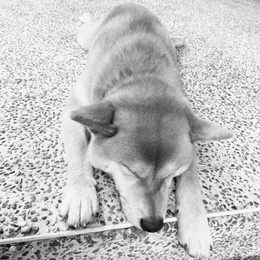
%> input picture project1/dog/dog_gray.jpg, 260 x 260 px, shrunk from 1280 x 1280 before the run
$ octave --eval "dog;"   (GNU Octave 9; MATLAB toolbox functions it lacks are replaced by stand-ins)
%> lines starting %> are read from the running program, lines starting %| are printed output that depends on the picture
### project1/hist_equa.m
function n = hist_equa(f)
s = size(f);
h = zeros(1,256);
for i=1:s(1)
    for j=1:s(2)
        h(f(i,j) + 1) = h(f(i,j) + 1) + 1;
    end
end

for i=1:256
    h(i) = h(i)/(s(1)*s(2));
end


for i=2:256
    h(i) = h(i-1) + h(i);
end

n=f;
for i=1:s(1)
    for j=1:s(2)
        n(i,j) = round(h(f(i,j)+1)*255);
    end
end

### project1/dog.m
function dog()
% 目的: 降低dog_gary.jpg圖片的亮度
f = imread('dog_gray.jpg');
%> f is the input picture: size 260x260 uint8; min 0, max 255, mean 191
s = size(f);
%> s = [260 260]
f2 = f; f3 = f; f4 = f; f5 = f;

% 用power law方法加強亮度
for i=1:s(1)
    for j=1:s(2)
        f2(i,j) = power_law_trans(f(i, j), 0.70);
        f3(i,j) = power_law_trans(f(i, j), 0.75);
        f4(i,j) = power_law_trans(f(i, j), 0.80);
        f5(i,j) = power_law_trans(f(i, j), 0.85);
    end
end
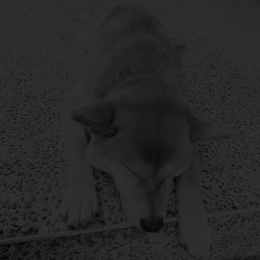
%> f2: size 260x260 uint8; min 0, max 48, mean 39.2
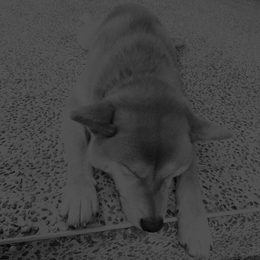
%> f4: size 260x260 uint8; min 0, max 84, mean 66.4
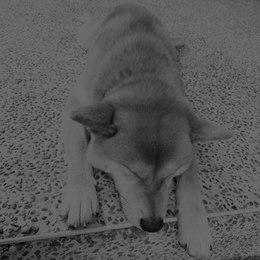
%> f5: size 260x260 uint8; min 0, max 111, mean 86.5

imwrite(f2, 'dog_adjust0.70.jpg');
imwrite(f3, 'dog_adjust0.75.jpg');
imwrite(f4, 'dog_adjust0.80.jpg');
imwrite(f5, 'dog_adjust0.85.jpg');

% 用histogran equalization調整亮度
f = hist_equa(f);
%> after the loop in hist_equa, `for i=1:s(1)`: h = 256 values, max 1052 at index 235, min 0 at index 2, mean 264.1
%> after the loop in hist_equa, `for i=1:256`: h = 256 values, max 0.0156 at index 235, min 0 at index 2, mean 0.00391
%> after the loop in hist_equa, `for i=2:256`: h = 256 values from 1.48e-05 to 1
%> after the loop in hist_equa, `for i=1:s(1)`:
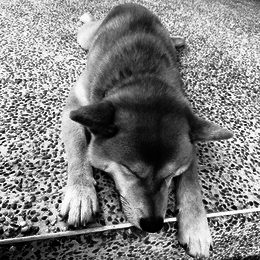
%> n: size 260x260 uint8; min 0, max 255, mean 128.5
imwrite(f, 'dog_histEqua.jpg');

end
